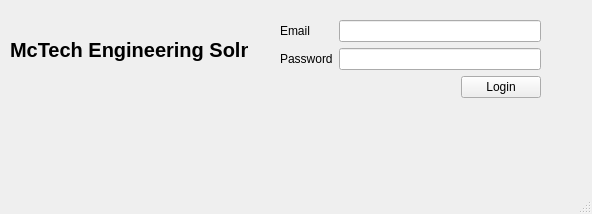
<?xml version="1.0" encoding="UTF-8"?>
<ui version="4.0">
 <class>Login</class>
 <widget class="QMainWindow" name="Login">
  <property name="geometry">
   <rect>
    <x>0</x>
    <y>0</y>
    <width>592</width>
    <height>214</height>
   </rect>
  </property>
  <property name="windowTitle">
   <string>Login</string>
  </property>
  <widget class="QWidget" name="centralwidget">
   <widget class="QWidget" name="formLayoutWidget">
    <property name="geometry">
     <rect>
      <x>280</x>
      <y>20</y>
      <width>261</width>
      <height>121</height>
     </rect>
    </property>
    <layout class="QFormLayout" name="formLayout">
     <item row="0" column="0">
      <widget class="QLabel" name="label">
       <property name="text">
        <string>Email</string>
       </property>
       <property name="buddy">
        <cstring>lineEdit_email</cstring>
       </property>
      </widget>
     </item>
     <item row="0" column="1">
      <widget class="QLineEdit" name="lineEdit_email"/>
     </item>
     <item row="1" column="0">
      <widget class="QLabel" name="label_2">
       <property name="text">
        <string>Password</string>
       </property>
       <property name="buddy">
        <cstring>lineEdit_password</cstring>
       </property>
      </widget>
     </item>
     <item row="1" column="1">
      <widget class="QLineEdit" name="lineEdit_password">
       <property name="echoMode">
        <enum>QLineEdit::Password</enum>
       </property>
      </widget>
     </item>
     <item row="2" column="1">
      <layout class="QHBoxLayout" name="horizontalLayout">
       <item>
        <spacer name="horizontalSpacer">
         <property name="orientation">
          <enum>Qt::Horizontal</enum>
         </property>
         <property name="sizeHint" stdset="0">
          <size>
           <width>40</width>
           <height>20</height>
          </size>
         </property>
        </spacer>
       </item>
       <item>
        <widget class="QPushButton" name="pushButton">
         <property name="text">
          <string>Login</string>
         </property>
        </widget>
       </item>
      </layout>
     </item>
    </layout>
   </widget>
   <widget class="QWidget" name="gridLayoutWidget">
    <property name="geometry">
     <rect>
      <x>10</x>
      <y>0</y>
      <width>240</width>
      <height>91</height>
     </rect>
    </property>
    <layout class="QGridLayout" name="gridLayout"/>
   </widget>
   <widget class="QLabel" name="label_3">
    <property name="geometry">
     <rect>
      <x>10</x>
      <y>-10</y>
      <width>238</width>
      <height>119</height>
     </rect>
    </property>
    <property name="font">
     <font>
      <pointsize>15</pointsize>
      <weight>75</weight>
      <bold>true</bold>
     </font>
    </property>
    <property name="text">
     <string>McTech Engineering Soln</string>
    </property>
   </widget>
  </widget>
  <widget class="QMenuBar" name="menubar">
   <property name="geometry">
    <rect>
     <x>0</x>
     <y>0</y>
     <width>592</width>
     <height>22</height>
    </rect>
   </property>
  </widget>
  <widget class="QStatusBar" name="statusbar"/>
 </widget>
 <resources/>
 <connections/>
</ui>
